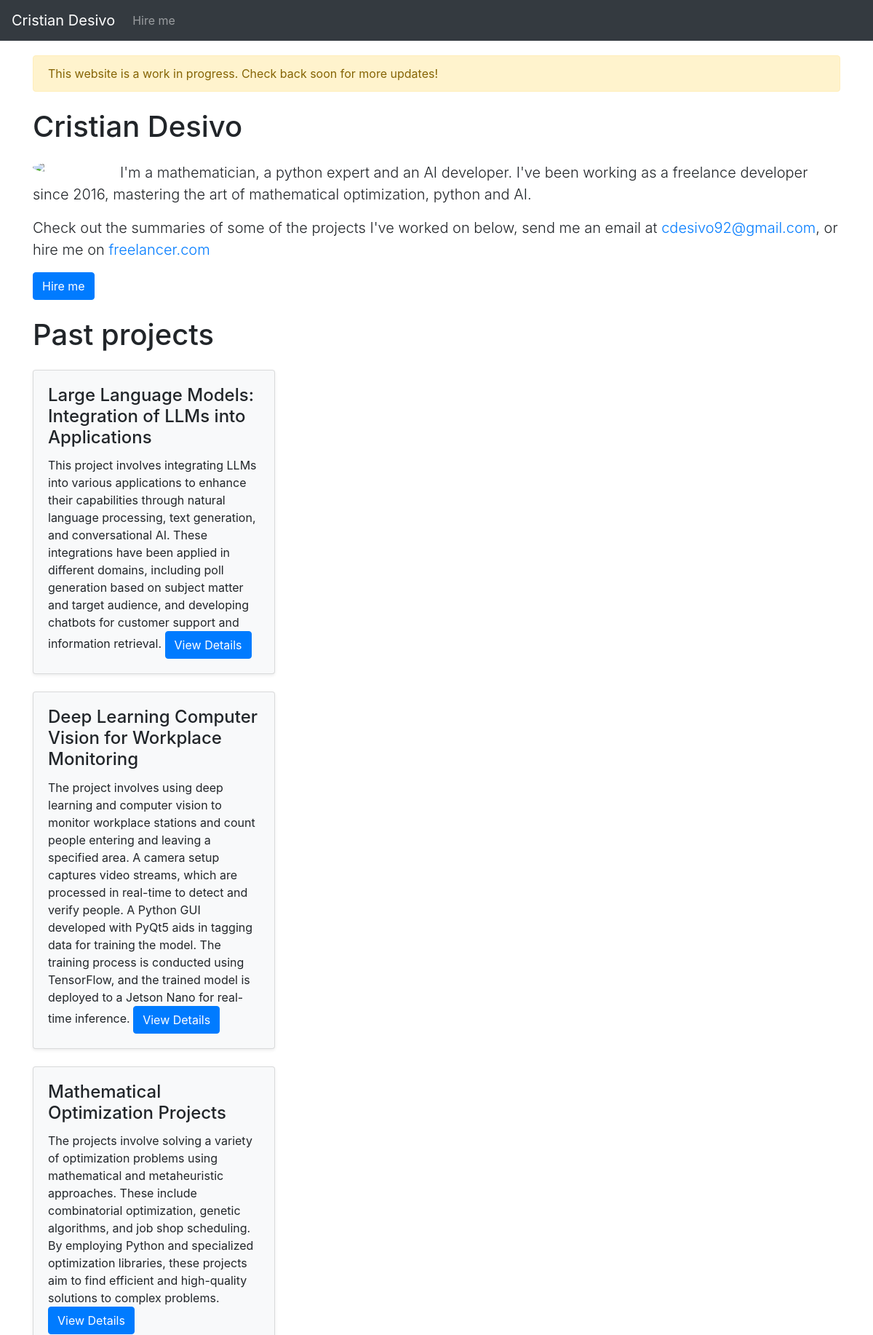
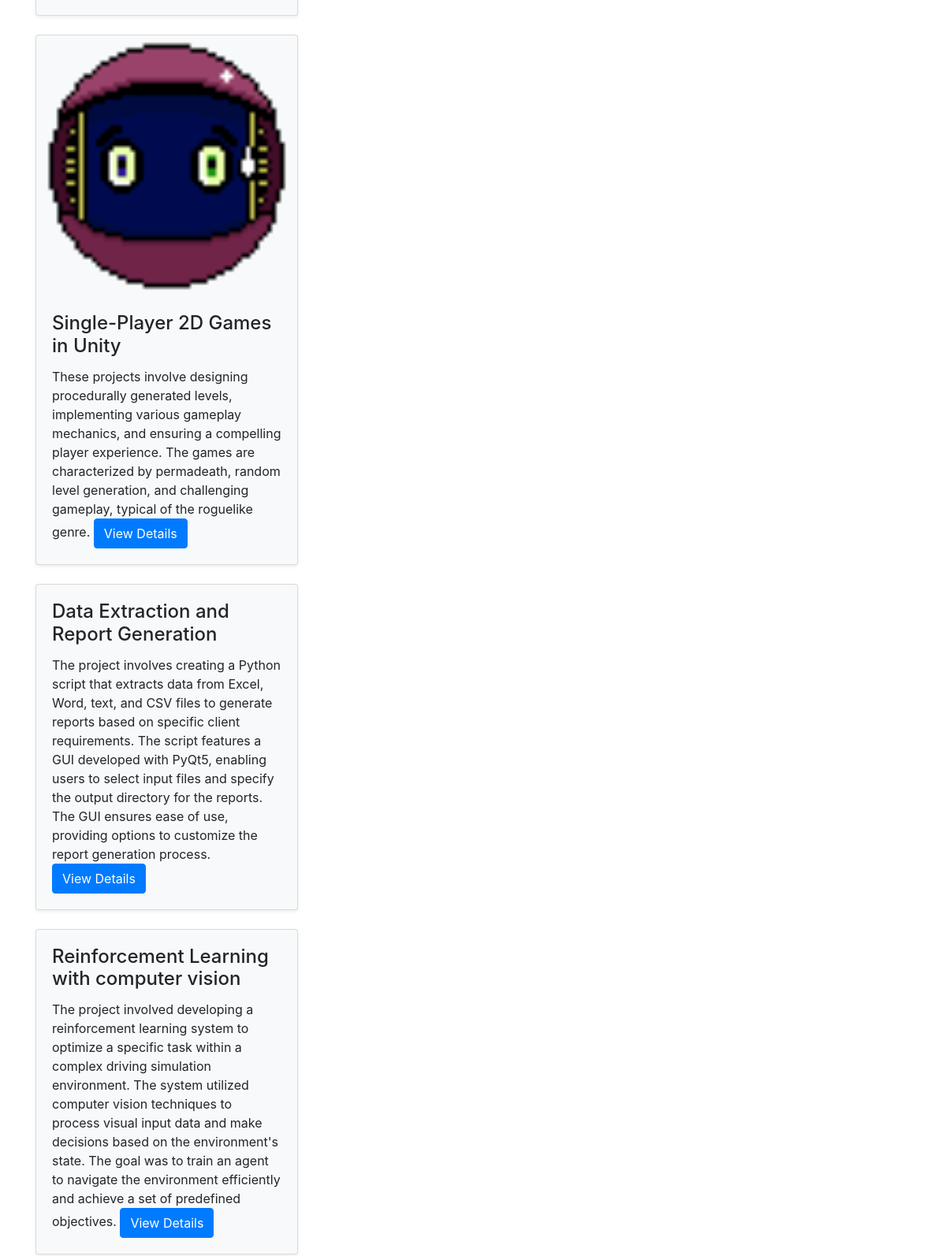
The page / (upper part) on the database its author committed (2 pictures, top to bottom).
### personal/models.py (models this page shows, shortened)
class Project(models.Model):
    id = models.AutoField(primary_key=True)
    title = models.CharField(max_length=100)
    description = models.TextField()
    markdown = models.TextField(blank=True)
    link = models.URLField(blank=True)
    image = models.ImageField(upload_to='images/', blank=True)
    priority = models.IntegerField(default=0)

### personal/views.py (the view)
# urls.py: 2. Add a URL to urlpatterns:  path('', views.home, name='home')
def home(request):
    projects = Project.objects.all()
    projects = sorted(projects, key=lambda x: x.priority, reverse=True)
    return render(request, 'personal/home.html', {'projects': projects})

### personal/templates/personal/home.html (shortened to what this page needs)
{% extends 'personal/base.html' %}
{% block content %}
<div class="alert alert-warning" role="alert">
    This website is a work in progress. Check back soon for more updates!
</div>
    <h1 class="my-4">Cristian Desivo</h1>
    <a href="https://www.freelancer.com/affiliates/email/18225913/" target="_blank" rel="noopener noreferrer"><img src="https://cdn3.f-cdn.com/ppic/120595756/logo/18225913/profile_logo_18225913.jpg" style="float: left; margin-right: 20px; margin-bottom:10px; width:100px; max-height: 100px; border-radius: 50%;"></a>
    <p class="lead">I'm a mathematician, a python expert and an AI developer. I've been working as a freelance developer since 2016, mastering the art of mathematical optimization, python and AI.</p>
    <p class="lead">Check out the summaries of some of the projects I've worked on below, send me an email at <a href="mailto:cdesivo92@gmail.com">cdesivo92@gmail.com</a>, or hire me on <a href="https://www.freelancer.com/affiliates/email/18225913/" target="_blank" rel="noopener noreferrer">freelancer.com</a></p>
            <a href="https://www.freelancer.com/affiliates/email/18225913/" target="_blank" rel="noopener noreferrer" class="btn btn-primary">Hire me</a>
    <h1 class="my-4">Past projects</h1>
    <div class="bricklayer">
        {% for project in projects %}
                <div class="card bg-light mb-4 shadow-sm" style="width: 30%;">
                    {% if project.image %}
                        <img class="card-img-top" src="{{ project.image.url }}" alt="{{ project.title }}">
                    {% endif %}
                    <div class="card-body">
                        <h4 class="card-title">{{ project.title }}</h4>
                        <md-block class="card-text">{{ project.description }}</md-block>
                        <a href="{% url 'project_detail' project.id %}" class="btn btn-primary">View Details</a>
                    </div>
                </div>
        {% endfor %}
    </div>
{% endblock %}

### rows shown on the page
Project: title "Large Language Models: Integration of LLMs into Applications", description "This project involves integrating LLMs into various applications to enhance their capabilities through natural language processing, text generation, and conversational AI. These integrations have been applied in different domains, including poll generation based on subject matter and target audience, and developing chatbots for customer support and information retrieval."
Project: title "Deep Learning Computer Vision for Workplace Monitoring", description "The project involves using deep learning and computer vision to monitor workplace stations and count people entering and leaving a specified area. A camera setup captures video streams, which are processed in real-time to detect and verify people. A Python GUI developed with PyQt5 aids in tagging data for training the model. The training process is conducted using TensorFlow, and the trained model is deployed to a Jetson Nano for real-time inference."
Project: title "Mathematical Optimization Projects", description "The projects involve solving a variety of optimization problems using mathematical and metaheuristic approaches. These include combinatorial optimization, genetic algorithms, and job shop scheduling. By employing Python and specialized optimization libraries, these projects aim to find efficient and high-quality solutions to complex problems."
Project: image (picture), title "Single-Player 2D Games in Unity", description "These projects involve designing procedurally generated levels, implementing various gameplay mechanics, and ensuring a compelling player experience. The games are characterized by permadeath, random level generation, and challenging gameplay, typical of the roguelike genre."
Project: title "Data Extraction and Report Generation", description "The project involves creating a Python script that extracts data from Excel, Word, text, and CSV files to generate reports based on specific client requirements. The script features a GUI developed with PyQt5, enabling users to select input files and specify the output directory for the reports. The GUI ensures ease of use, providing options to customize the report generation process."
Project: title "Reinforcement Learning with computer vision", description "The project involved developing a reinforcement learning system to optimize a specific task within a complex driving simulation environment. The system utilized computer vision techniques to process visual input data and make decisions based on the environment's state. The goal was to train an agent to navigate the environment efficiently and achieve a set of predefined objectives."
